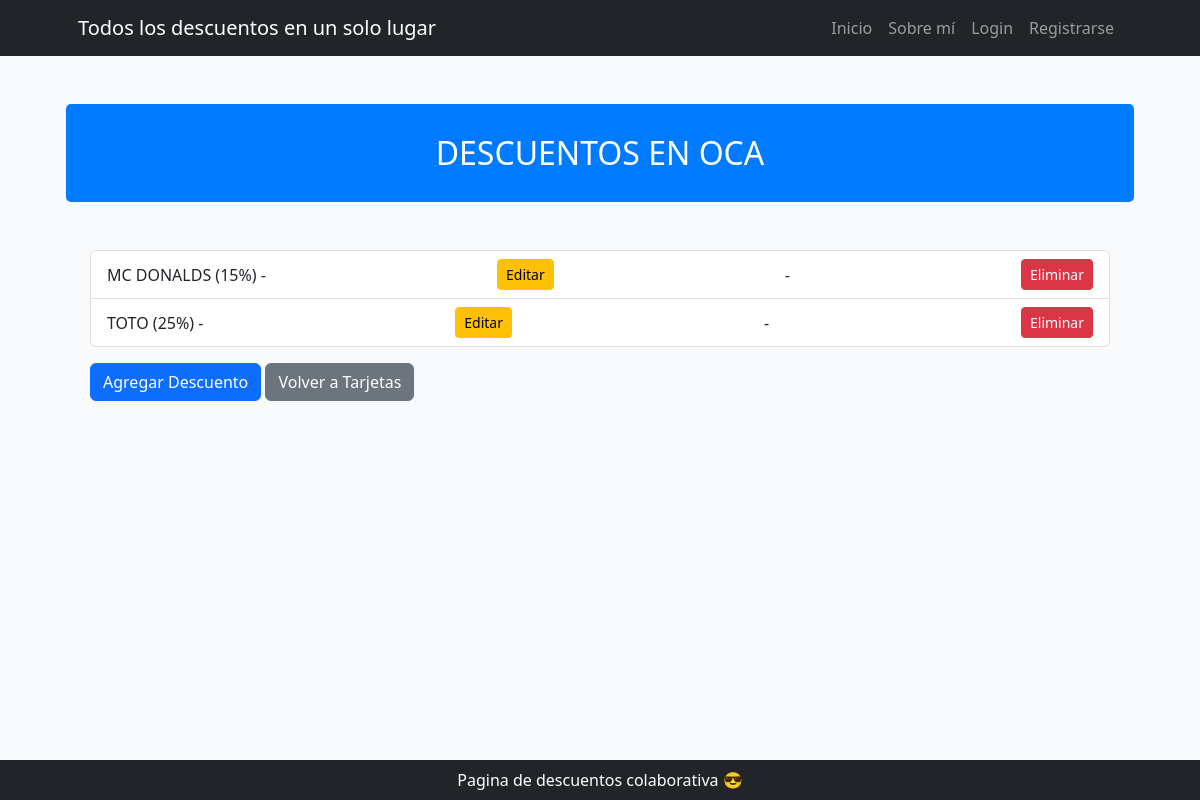
Screenshot of /tarjetas/1/descuentos/ with the database file from the repository.
### tarjetas/models.py (models this page shows, shortened)
class Tarjetas(models.Model):
    DEBITO = 'débito'
    CREDITO = 'crédito'
    NINGUNO = ' '
    TIPO_CHOICES = [
        (DEBITO, 'Débito'),
        (CREDITO, 'Crédito'),
        (NINGUNO, ' '),
    ]
    nombre = models.CharField(max_length=25)
    tipo = models.CharField(max_length=25, choices=TIPO_CHOICES, null=True, blank=True)
    class Meta:
        verbose_name = "Tarjeta"
        verbose_name_plural = "Tarjetas"

class Descuento(models.Model):
    RUBRO_CHOICES = [
        ('Vestimenta', 'Vestimenta'),
        ('Calzado', 'Calzado'),
        ('Gastronomía', 'Gastronomía'),
        ('Servicios', 'Servicios'),
        ('Infantiles', 'Infantiles'),
        ('Electrodomésticos', 'Electrodomésticos'),
        ('Tecnología', 'Tecnología'),
        ('Bienestar y Tiempo Libre', 'Bienestar y Tiempo Libre'),
        ('Viajes y Turismo', 'Viajes y Turismo'),
    ]
    tarjeta = models.ForeignKey(Tarjetas, on_delete=models.CASCADE)
    descripcion = models.TextField()
    fecha_ingreso = models.DateTimeField(default=timezone.now)
    rubro = models.CharField(max_length=50, choices=RUBRO_CHOICES)
    nombre_local = models.CharField(max_length=100  )
    web_local = models.URLField(null=True, blank=True)
    porcentaje = models.PositiveIntegerField(null=True, blank=True)

### tarjetas/views.py (the view)
# urls.py: path('<int:pk>/descuentos/', views.DescuentoListView.as_view(), name='descuentos_list'),
class DescuentoListView(ListView):
    model = models.Descuento
    template_name = 'tarjetas/descuentos_list.html'
    context_object_name = 'descuentos'
    def get_queryset(self):
        return models.Descuento.objects.filter(tarjeta_id=self.kwargs['pk'])
    def get_context_data(self, **kwargs):
        context = super().get_context_data(**kwargs)
        context['tarjeta'] = models.Tarjetas.objects.get(pk=self.kwargs['pk'])
        return context

### tarjetas/templates/tarjetas/descuentos_list.html
{% extends "core/base.html" %}
{% block titulo %}
    DESCUENTOS EN {{ tarjeta.nombre }}
{% endblock titulo %}
{% block contenido %}
<div class="container my-5">
    <ul class="list-group mb-3">
        {% for descuento in descuentos %}
            <li class="list-group-item d-flex justify-content-between align-items-center">
                {{ descuento.nombre_local }} ({{ descuento.porcentaje }}%) -
                    <a href="{% url 'tarjetas:descuento_update' descuento.pk %}" class="btn btn-sm btn-warning">Editar</a> -
                    <a href="{% url 'tarjetas:descuento_delete' descuento.pk %}" class="btn btn-sm btn-danger">Eliminar</a>
            </li>
        {% endfor %}
    </ul>
    <a href="{% url 'tarjetas:descuento_create' view.kwargs.pk %}" class="btn btn-primary">Agregar Descuento</a>
    <a href="{% url 'tarjetas:tarjetas_list' %}" class="btn btn-secondary">Volver a Tarjetas</a>
</div>
{% endblock %}

### core/templates/core/base.html (style rules this page uses)
body { background-color: #f8f9fa; }

### rows the page displays
Tarjetas: nombre "OCA"
Descuento: nombre_local "MC DONALDS", porcentaje "15"
Descuento: nombre_local "TOTO", porcentaje "25"
